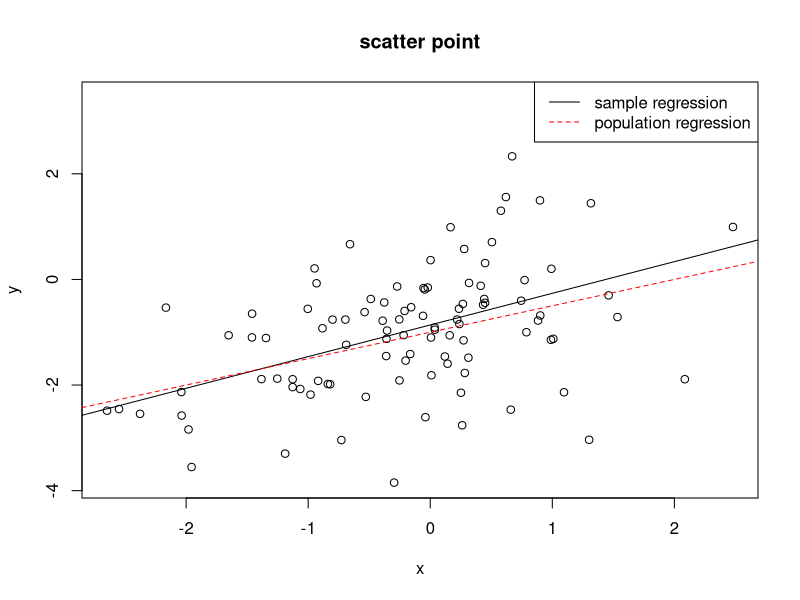

The R source for this figure:

# x<-rnorm(100)
# eps<-rnorm(100,0,0.5)
# y<- -1+0.5*x+eps
get_data<-function()
{
    xy_data=read.csv("xy_data.csv")
    return(xy_data)
}
xy_data=get_data()
linear_regression<- function()
{
y_x <- lm(y~x,xy_data)
print(y_x)
return(y_x)
}
yx_regr=linear_regression()

scatter_plot<-function(plot_file)
{
    png(file=plot_file)
    plot(xy_data$x,xy_data$y,xlab='x',ylab='y',main='scatter point')
    abline(yx_regr)
    abline(-1,0.5,lty=2,col='red')
    legend('topright',legend=c('sample regression','population regression'),lty=c(1,2),col=c('black','red'))
    dev.off()
}
scatter_plot('scatter_plot_d.png')
